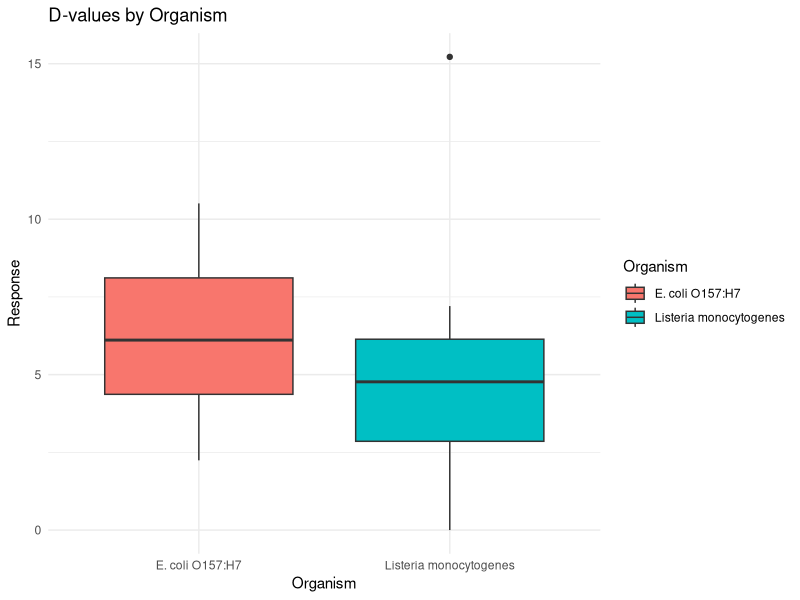
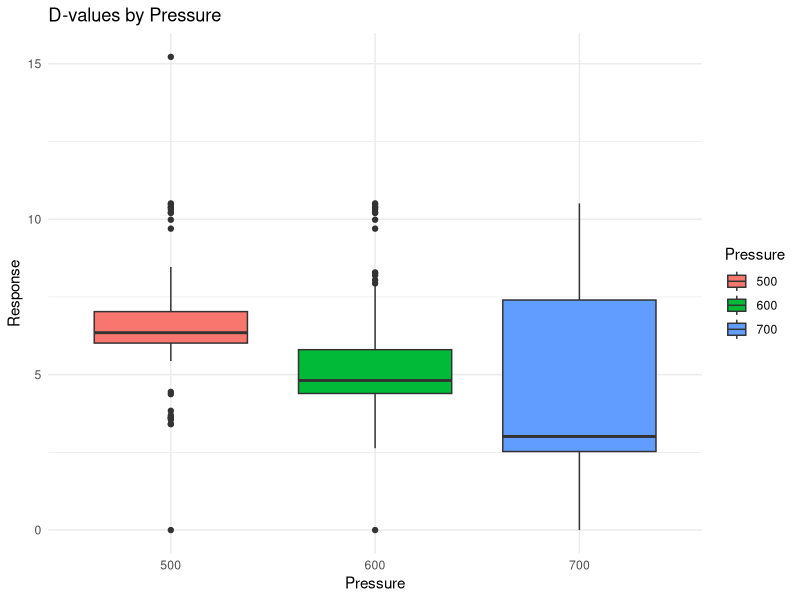
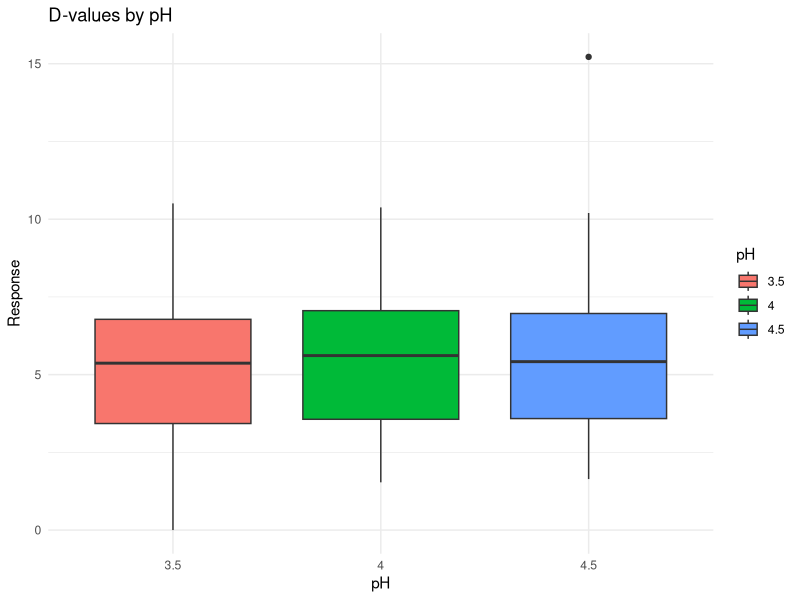
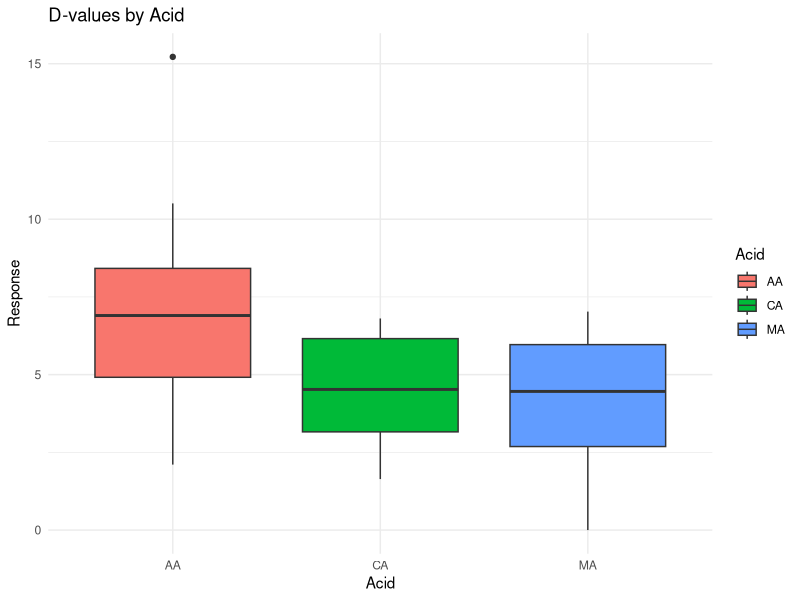
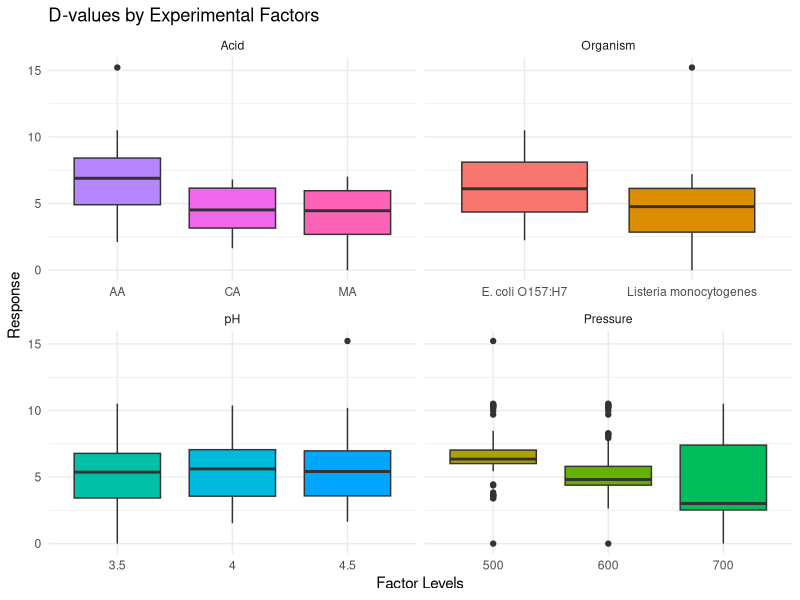
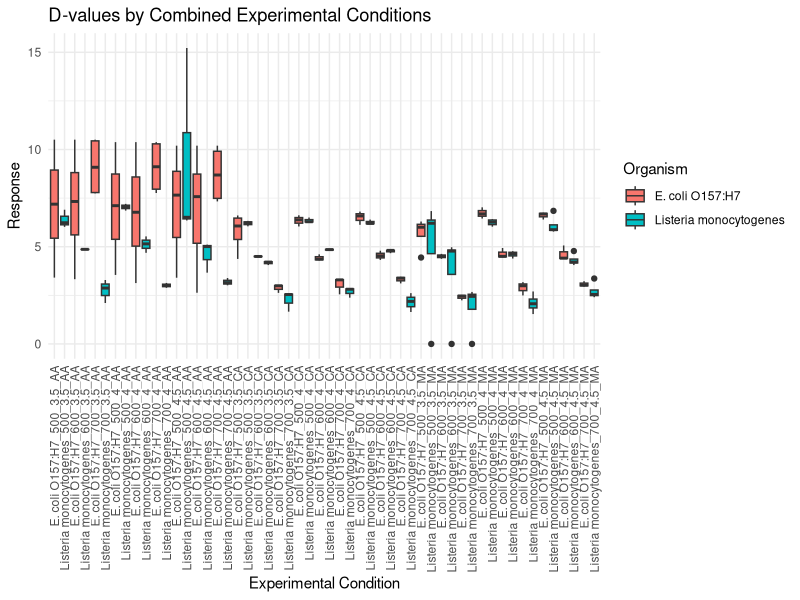
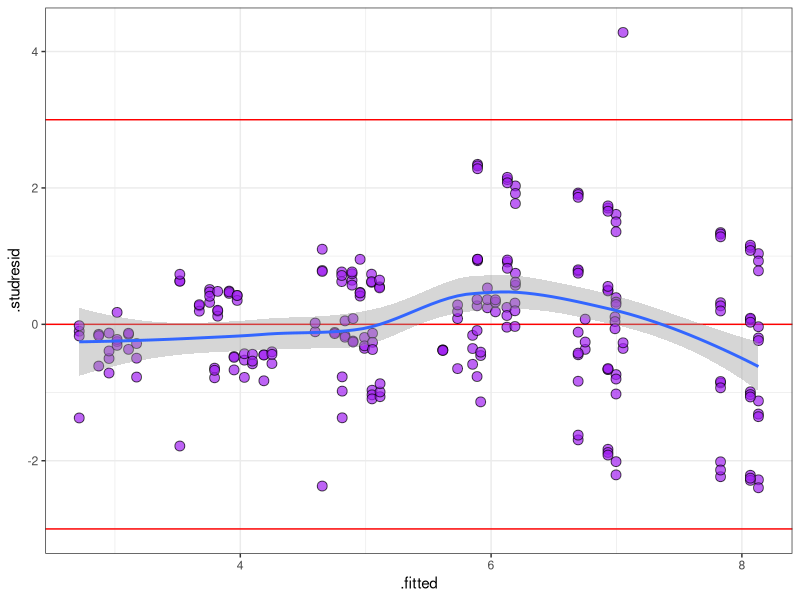
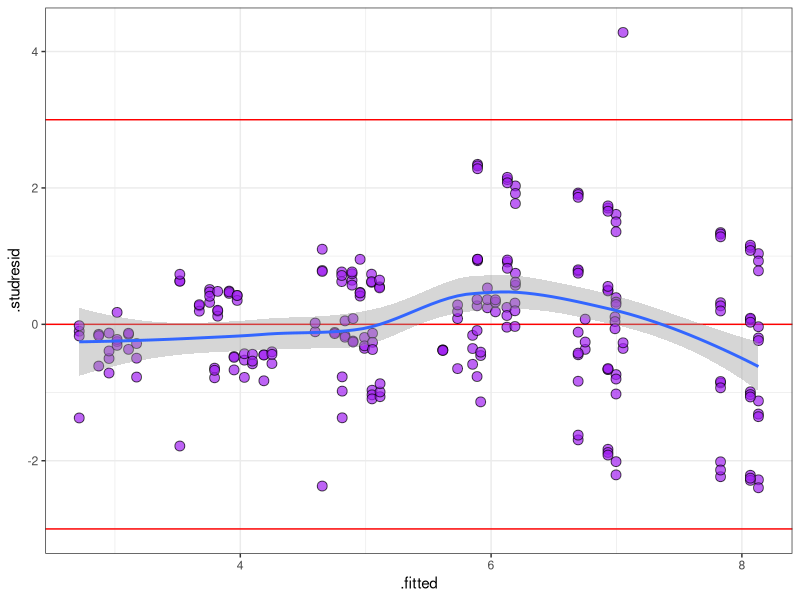

Write the R code that produced these figures, in order. (Note: this script raises an error after producing the figures.)
## ---- chunk 1
install.packages(minpack.lm)
library(minpack.lm)
library(readxl) # for loading data
library(tidyverse)     # For data manipulation and visualization
library(ggplot2)       # For plotting (also in tidyverse)
library(car)           # For ANOVA assumption checks
library(emmeans)       # For estimated marginal means and pairwise comparisons
library(readr)         # For reading in CSV files
library(broom)         # For tidying model outputs
library(ggpubr)        # For  plots
## ---- chunk 2
 hpp_data<- read_excel("../Data/Data_MD.xlsx")

View(hpp_data)

## ---- chunk 3
summary(hpp_data)
## ---- chunk 4
glimpse(hpp_data)
## ---- chunk 5
hpp <- hpp_data %>%
  
  mutate(
    Organism = factor(Organism),
    Pressure = factor(Pressure),
    pH = factor(pH),
    Acid = factor(Acid)
  )
    
#Check for any missing values
sum(is.na(hpp))

# Preview cleaned data
head(hpp)
## ---- chunk 6
summary(hpp)
## ---- chunk 7
hpp %>%
  group_by(Organism, Pressure, pH, Acid) %>%
  summarise(
    mean_D = mean(Response, na.rm = TRUE),
    sd_D = sd(Response, na.rm = TRUE),
    n = n()
  ) 
## ---- chunk 8
# D-values by Organism
ggplot(hpp, aes(x = Organism, y = Response, fill = Organism)) +
  geom_boxplot() +
  labs(title = "D-values by Organism") +
  theme_minimal()
## ---- chunk 9
# D-values by Pressure
ggplot(hpp, aes(x = Pressure, y = Response, fill = Pressure)) +
  geom_boxplot() +
  labs(title = "D-values by Pressure") +
  theme_minimal()
## ---- chunk 10
# D-values by pH
ggplot(hpp, aes(x = pH, y = Response, fill = pH)) +
  geom_boxplot() +
  labs(title = "D-values by pH") +
  theme_minimal()
## ---- chunk 11
# D-values by Acid
ggplot(hpp, aes(x = Acid, y = Response, fill = Acid)) +
  geom_boxplot() +
  labs(title = "D-values by Acid") +
  theme_minimal()
## ---- chunk 12
data_long <- hpp %>%
  pivot_longer(cols = c(Organism, Pressure, pH, Acid),
               names_to = "Factor",
               values_to = "Level")

# Create a faceted boxplot
ggplot(data_long, aes(x = Level, y = Response, fill = Level)) +
  geom_boxplot() +
  facet_wrap(~ Factor, scales = "free_x") +
  labs(title = "D-values by Experimental Factors",
       x = "Factor Levels", y = "Response") +
  theme_minimal() +
  theme(legend.position = "none")
## ---- chunk 13
# Create a combined factor for all conditions
data <- hpp %>%
  mutate(Combo = interaction(Organism, Pressure, pH, Acid,  sep = "_"))

# Plot
ggplot(data, aes(x = Combo, y = Response, fill = Organism)) +
  geom_boxplot() +
  labs(title = "D-values by Combined Experimental Conditions",
       x = "Experimental Condition",
       y = "Response") +
  theme_minimal() +
  theme(axis.text.x = element_text(angle = 90, vjust = 0.5, hjust = 1))

## ---- chunk 14
# Changing to sum-to-zero contrast
options(contrasts = c("contr.sum", "contr.poly"))

# Model fitting
hpp_mod <- lm(Response ~ Organism + Pressure + pH + Acid, data = hpp)

# Summary of linear model
summary(hpp_mod)
## ---- chunk 15
Anova(hpp_mod, type = 3)

## ---- chunk 16
hpp_resid <- augment(hpp_mod) %>%
  mutate(.studresid=rstudent(hpp_mod))

hpp_resid
## ---- chunk 17
ggplot(hpp_resid, aes(x=.fitted, y=.studresid))+
  geom_hline(yintercept = 0, color="red")+ ##geom_hline is for adding horizontal line
  geom_point(shape = 21,
             fill = "purple", 
             size = 3,
             alpha = .7)+
  geom_smooth()+
  geom_hline(yintercept = c(-3,3), color = "red")+
  theme_bw()
## ---- chunk 18
ggplot(hpp_resid, aes(x=.fitted, y=.studresid))+
  geom_hline(yintercept = 0, color="red")+
  geom_point(shape = 21,
             fill = "purple", 
             size = 3,
             alpha = .7)+
  geom_smooth()+
  geom_hline(yintercept = c(-3,3), color = "red")+
  theme_bw()
## ---- chunk 19
ggplot(hpp_resid, aes(sample=.studresid))+
  stat_qq(  shape = 21,
            fill = "purple", 
            size = 3,
            alpha = .7
  )+
  stat_qq_line()+
  labs(x = "Theoretical quantile",
       y = "Sample quantile")+
  theme_bw()
## ---- chunk 20
ggplot(hpp_resid, aes(x=.studresid))+
  geom_density(color = "black",
               fill = "purple",
               alpha = .7)+
  scale_x_continuous(breaks = c(-3,0,3), limits = c(-3,3))+
  theme_bw()

## ---- chunk 21
ggplot(hpp_resid, aes(x=.fitted, y=.studresid))+
  geom_hline(yintercept = 0, color="red")+
  geom_point(shape = 21,
             fill = "purple", 
             size = 3,
             alpha = .7)+
  geom_smooth()+
  geom_hline(yintercept = c(-3,3), color = "red")+
  theme_bw()
## ---- chunk 22
data_model <- data %>%
  filter(!is.na(Response), Response > 0) %>%
  # Convert Pressure to numeric
  mutate(
    Pressure_numeric = as.numeric(as.character(Pressure))  
  )
# Fit Weibull inactivation model
weibull_model <- nlsLM(
  Response ~ a * exp(- (Pressure_numeric / b)^c),
  data = data_model,
  start = list(a = 5, b = 600, c = 1.5),  # Try adjusting these if it doesn't converge
  control = nls.control(maxiter = 200, warnOnly = TRUE)
)

summary(weibull_model)


# Add predicted values
data_model$Weibull_fit <- predict(weibull_model)

# Plot observed vs Weibull fit
ggplot(data_model, aes(x = Pressure_numeric, y = Response)) +
  geom_point(color = "blue") +
  geom_line(aes(y = Weibull_fit), color = "red", size = 1) +
  labs(title = "Weibull Model Fit",
       x = "Pressure (MPa)",
       y = "Response") +
  theme_minimal()

## ---- chunk 23
aic_results <- AIC(lm_model, weibull_model)

aic_results
## ---- chunk 24

# Main effects EMMs

hpp_means <- emmeans(hpp_mod, ~ Pressure : Acid : pH )

hpp_means


# Pairwise comparisons using Tukey HSD
install.packages("multcompView")

library(multcompView)

hpp_cld <- cld(hpp_means, 
                   reversed=T, 
                   adjust="none",
               Letters=letters)

hpp_cld
class(hpp_cld)

# Display the pairwise comparisons result
summary(pairwise_comparisons)


## ---- chunk 25
# Create data frame for plotting
resid_fitted_df <- data.frame(
  Fitted = fitted(lm_model),
  Residuals = resid(lm_model)
)

# Plot
library(ggplot2)

ggplot(resid_fitted_df, aes(x = Fitted, y = Residuals)) +
  geom_point(size = 2, color = "blue", alpha = 0.6) +
  geom_smooth(method = "loess", se = FALSE, color = "darkred", linewidth = 1)
  geom_hline(yintercept = 0, linetype = "dashed", color = "red") +
  labs(
    title = "Residuals vs Fitted Values",
x = "Fitted Values",
    y = "Residuals"
  ) +
  theme_minimal(base_size = 14)

## ---- chunk 26
# Estimated marginal means plot for Pressure
anova_model <- aov(Response ~ Pressure * pH * Acid * Organism, data = data)

emm_all <- bind_rows(
  as.data.frame(emmeans(model, ~ Pressure)) %>% mutate(Factor = "Pressure", Level = as.character(Pressure)),
  as.data.frame(emmeans(anova_model, ~ pH)) %>% mutate(Factor = "pH", Level = as.character(pH)),
  as.data.frame(emmeans(anova_model, ~ Acid)) %>% mutate(Factor = "Acid", Level = as.character(Acid)),
  as.data.frame(emmeans(anova_model, ~ Organism)) %>% mutate(Factor = "Organism", Level = as.character(Organism))
)

ggplot(emm_all, aes(x = Level, y = emmean, fill = Factor)) +
  geom_col(position = position_dodge(width = 0.9), width = 0.6, show.legend = FALSE) +
  geom_errorbar(aes(ymin = lower.CL, ymax = upper.CL), width = 0.2) +
  facet_wrap(~ Factor, scales = "free_x") +
  labs(
    title = "Estimated Marginal Means of D-values",
    x = "Factor Levels",
    y = "Estimated Mean D-value"
  ) +
  theme_minimal(base_size = 13)



## ---- chunk 27
# Create the plot
ggplot(emm, aes(x = Pressure, y = emmean)) +
  geom_point(size = 4, shape = 21, fill = "steelblue") +
  geom_errorbar(aes(ymin = lower.CL, ymax = upper.CL), width = 0.15, linewidth = 1) +
  labs(
    title = "Estimated Marginal Means of D-values by Pressure",
    x = "Pressure (MPa)",
    y = "Estimated Marginal Mean Response"
  ) +
  theme_minimal(base_size = 14) +
  theme(
    plot.title = element_text(face = "bold", hjust = 0.5),
    axis.title = element_text(face = "bold"),
    axis.text = element_text(color = "black"),
    panel.grid.major = element_line(color = "gray85"),
    panel.grid.minor = element_blank()
  )
